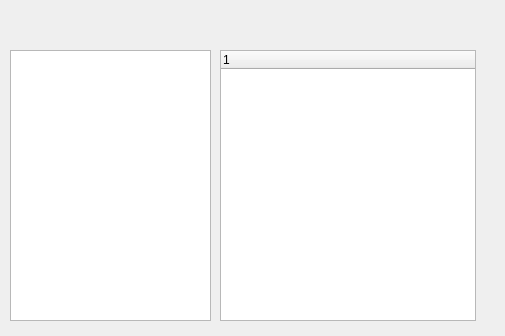
<?xml version="1.0" encoding="UTF-8"?>
<ui version="4.0">
 <class>DialogContainerHandler</class>
 <widget class="QDialog" name="DialogContainerHandler">
  <property name="geometry">
   <rect>
    <x>0</x>
    <y>0</y>
    <width>505</width>
    <height>336</height>
   </rect>
  </property>
  <property name="windowTitle">
   <string>Dialog</string>
  </property>
  <widget class="QListView" name="listView">
   <property name="geometry">
    <rect>
     <x>10</x>
     <y>50</y>
     <width>201</width>
     <height>271</height>
    </rect>
   </property>
  </widget>
  <widget class="QTreeWidget" name="treeWidget">
   <property name="geometry">
    <rect>
     <x>220</x>
     <y>50</y>
     <width>256</width>
     <height>271</height>
    </rect>
   </property>
   <column>
    <property name="text">
     <string notr="true">1</string>
    </property>
   </column>
  </widget>
 </widget>
 <resources/>
 <connections/>
</ui>
